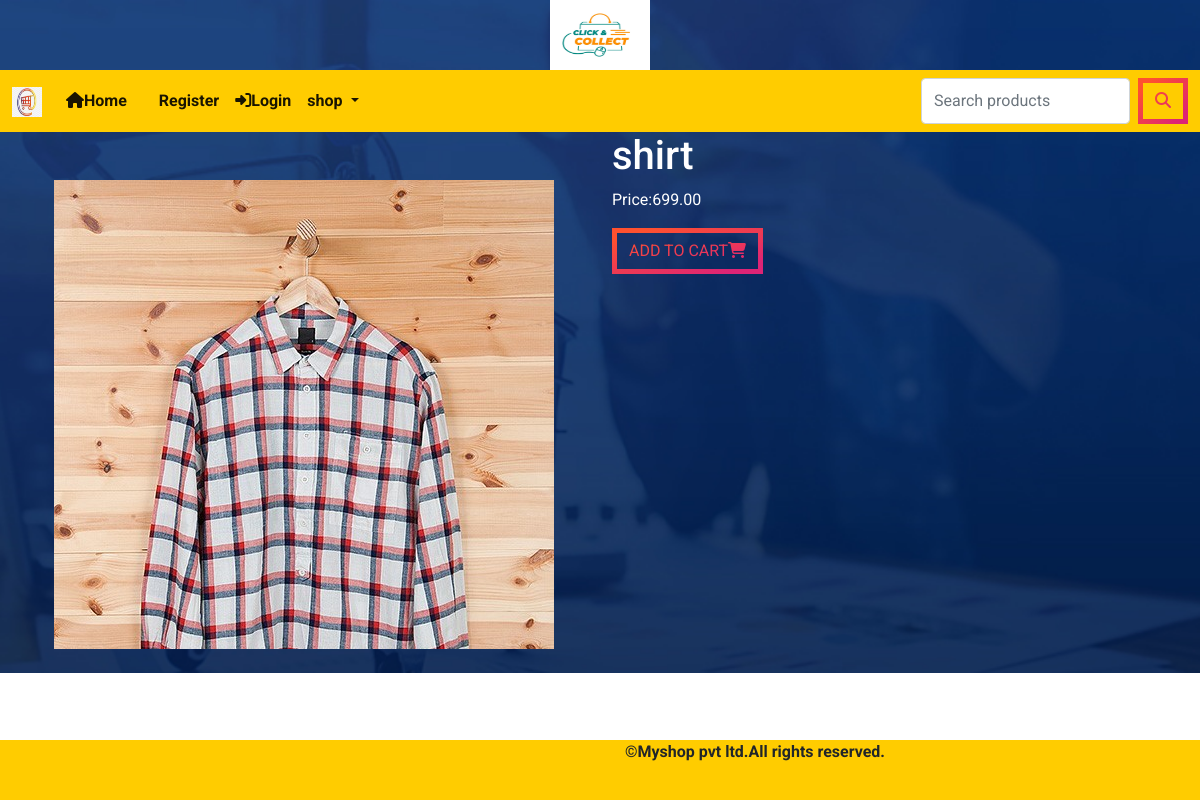
The app's page /prodetails/shirt with its own data.
### shop/models.py (models this page shows, shortened)
class product(models.Model):
    name = models.CharField(max_length=250, unique=True)
    slug = models.SlugField(max_length=250, unique=True)
    description = models.TextField(blank=True)
    price=models.DecimalField(max_digits=10,decimal_places=2)
    category=models.ForeignKey(category,on_delete=models.CASCADE)
    image = models.ImageField(upload_to='img/products', null=True, blank=True)
    stock=models.IntegerField()
    available=models.BooleanField(default=True)
    created = models.DateTimeField(auto_now_add=True)
    updated = models.DateTimeField(auto_now=True)

### shop/views.py (the view)
# urls.py: path('prodetails/<slug:pslug>', views.prodetails, name='prodetails'),
def prodetails(request,pslug):
    p=product.objects.get(slug=pslug)
    return render(request,'detail.html',{'p':p})

### cart/context_proccessors.py (called while the page is built, shortened)
def counter(request):
    item_count=0
    return {'item_count':item_count}

### shop/context_proccessors.py (called while the page is built)
def menu_links(request):
    links=category.objects.all()
    return {'links':links}

### template/detail.html
{% extends 'base.html' %}
{% load static %}
{% block content %}
<div class="container">
    <div class="row mx-auto">
        <div class="col-sm-6 mt-5">
            <img src="{{p.image.url}}"   alt="{{p.image.url}}">
        </div>
        <div class="col-sm-6">
            <div class="d">
                <h1>{{p.name}}</h1>
                <p>Price:{{p.price}}</p>
                {% if p.stock <= 0 %}
                <h2>OUT OF STOCK</h2>
                {% else %}
                <a class="btn btn-primary" href="{% url 'cart:Addcart' p.id %}">ADD TO CART<i class="fa-solid fa-cart-shopping"></i></a>
                {% endif %}
            </div>
        </div>
    </div>
</div>
{% endblock %}

### static/css/custom.css (style rules this page uses)
body { font-family: 'Roboto', sans-serif; background-image: url('back8.jpg'); background-repeat: no-repeat; background-size: cover; background-position:center center; }
.d { color:white; }
:root { --gradient: linear-gradient(to left top, #DD2476 10%, #FF512F 90%) !important; }
.btn { border: 5px solid; border-image-slice: 1; background: var(--gradient) !important; -webkit-background-clip: text !important; -webkit-text-fill-color: transparent !important; border-image-source: var(--gradient) !important; text-decoration: none; transition: all .4s ease; }

### records on screen
product: image (picture), name "shirt", price "699.00"
